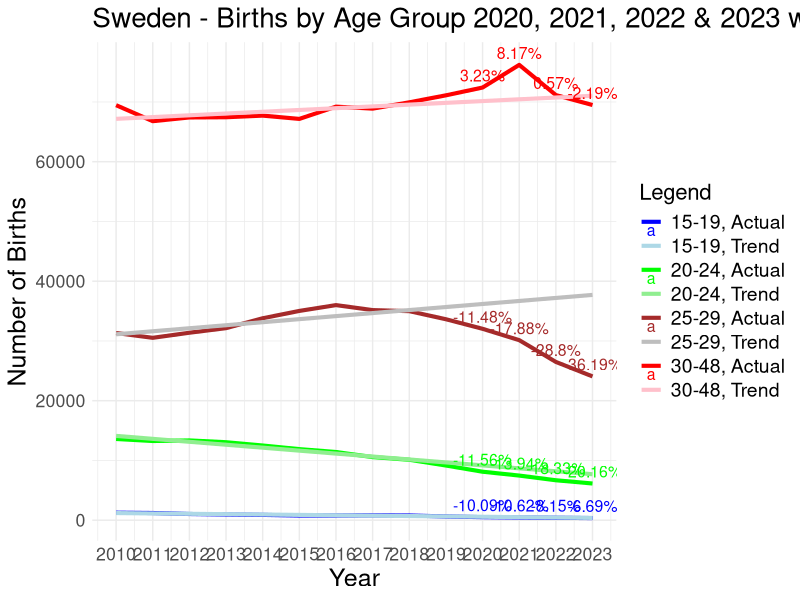

Generate this figure with R:
# Load the data
birth_data <- read.csv("2023_update/BE0101E2_20240223-185322.csv")

# Remove rows with "data not available"
birth_data <- birth_data[!birth_data$`age.of.the.Mother` == "data not available",]

# Replace "49+ years" with "49"
birth_data$`age.of.the.Mother` <- gsub("49\\+ years", "49", birth_data$`age.of.the.Mother`)

# Remove " years" from all entries in the `age.of.the.Mother` column
birth_data$`age.of.the.Mother` <- as.numeric(gsub(" years", "", birth_data$`age.of.the.Mother`))

# Exclude the 14 years & under
birth_data <- birth_data[!is.na(birth_data$`age.of.the.Mother`) & birth_data$`age.of.the.Mother` >= 15,]

# Exclude the 49 years & over
birth_data <- birth_data[!is.na(birth_data$`age.of.the.Mother`) & birth_data$`age.of.the.Mother` <= 49,]

# Sum the total births for both children sexes for each year
library(dplyr)
library(tidyr)
birth_data_grouped <- birth_data %>%
  group_by(region, `age.of.the.Mother`) %>%
  summarise(across(starts_with("X"), sum, na.rm = TRUE))

# Remove the "X" from the year column names
names(birth_data_grouped) <- sub("^X", "", names(birth_data_grouped))

# Create age groups
birth_data_grouped$age_group <- cut(birth_data_grouped$`age.of.the.Mother`,
                                    breaks = c(15, 20, 25, 30, Inf),
                                    labels = c("15-19", "20-24", "25-29", "30-48"),
                                    right = FALSE)

# Aggregate data by year and age group
yearly_data <- birth_data_grouped %>%
  group_by(age_group) %>%
  summarise(across(`2000`:`2023`, sum, na.rm = TRUE))

# Reshape the data from wide to long format & ensure that 'year' is treated as a numeric variable
data_long <- pivot_longer(yearly_data, cols = -age_group, names_to = "year", values_to = "births")
data_long$year <- as.numeric(as.character(data_long$year))
data_long <- data_long %>%
  filter(year >= 2010)
print(data_long)

# Write the yearly_data to a CSV file for re-use
write.csv(data_long, "births_by_years_and_mothers_age_groups.csv", row.names = FALSE)

# Create a new column 'type' to distinguish between actual and trend data
data_long$type <- "Actual"

# Split the data by age_group
age_groups <- split(data_long, data_long$age_group)

# Initialize a list to store the trends
trends <- list()

# Calculate the linear trend for 2010-2019 for each age_group
for (age_group in names(age_groups)) {
  subset_data <- subset(age_groups[[age_group]], year >= 2010 & year <= 2019)
  fit <- lm(births ~ year, data = subset_data)
  trends[[age_group]] <- fit
}
trend_data <- do.call(rbind, lapply(names(trends), function(age_group) {
  data.frame(age_group = age_group, year = 2010:2023, births = predict(trends[[age_group]], newdata = data.frame(year = 2010:2023)), type = "Trend")
}))

# Calculate the percentage of deviation to the linear trend for 2020, 2021 & 2023
deviations <- data.frame(age_group=character(), year=integer(), deviation=numeric(), stringsAsFactors=FALSE)
for (age_group in names(age_groups)) {
  for (year in 2020:2023) {

    # Predict the value using the linear model
    predicted_value <- predict(trends[[age_group]], newdata = data.frame(year = year))
    
    # Get the actual value
    actual_value <- data_long %>%
      filter(age_group == !!age_group, year == !!year) %>%
      pull(births)
    
    # Calculate the deviation
    deviation <- ((actual_value - predicted_value) / predicted_value) * 100
    
    # Append to the deviations data frame
    deviations <- rbind(deviations, data.frame(age_group=age_group, year=year, deviation=deviation))
  }
}

library(ggplot2)

# Combine actual, trend & deviations data
data_long$deviation <- NA  # Initialize the column with NAs
deviation_years <- c(2020, 2021, 2022, 2023)
data_long$deviation[data_long$year %in% deviation_years] <- deviations$deviation
trend_data$deviation <- NA
combined_data <- rbind(data_long, trend_data)

# Define colors for actual and trend lines
combined_data$label <- with(combined_data, paste(age_group, type, sep = ", "))
actual_colors <- c("15-19, Actual" = "blue", "20-24, Actual" = "green", "25-29, Actual" = "brown", "30-48, Actual" = "red")
trend_colors <- c("15-19, Trend" = "lightblue", "20-24, Trend" = "lightgreen", "25-29, Trend" = "grey", "30-48, Trend" = "pink")

# Plot the actual values and linear trend values
p <- ggplot(combined_data, aes(x = year, y = births, group = label)) +
  geom_line(aes(color = label), size = 1.4) +
  geom_text(data = subset(combined_data, type == "Actual" & !is.na(deviation)), 
            aes(label = paste0(round(deviation, 2), "%"), color = label), 
            vjust = -0.5, size = 4) +
  scale_color_manual(values = c(actual_colors, trend_colors)) +
  labs(title = "Sweden - Births by Age Group 2020, 2021, 2022 & 2023 with Linear Trend (2010-2019)", x = "Year", y = "Number of Births", color = "Legend") +
  theme_minimal() +
  theme(text = element_text(size = 16),
        plot.title = element_text(size = 20),
        axis.title = element_text(size = 18),
        legend.text = element_text(size = 14),
        legend.title = element_text(size = 16)) +
  scale_x_continuous(breaks = 2010:2023)

# Print the plot
print(p)

# Print the deviations
print(deviations)
